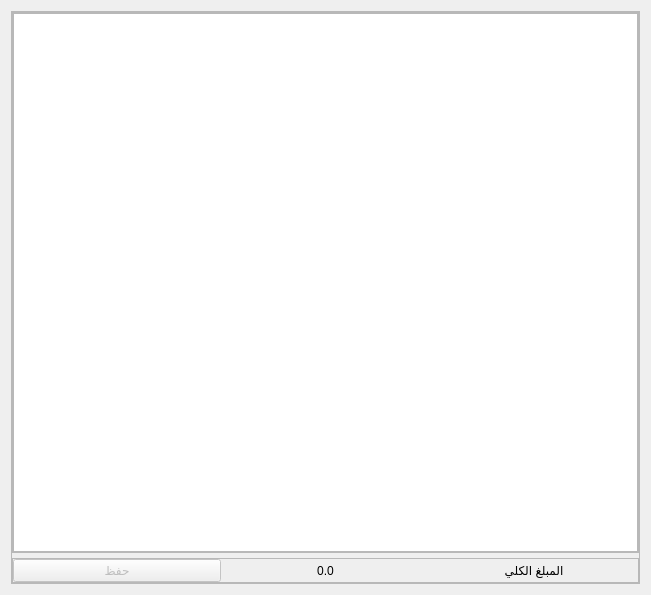
<?xml version="1.0" encoding="UTF-8"?>
<ui version="4.0">
 <class>Form</class>
 <widget class="QWidget" name="Form">
  <property name="geometry">
   <rect>
    <x>0</x>
    <y>0</y>
    <width>651</width>
    <height>595</height>
   </rect>
  </property>
  <property name="minimumSize">
   <size>
    <width>548</width>
    <height>548</height>
   </size>
  </property>
  <property name="windowTitle">
   <string>Form</string>
  </property>
  <property name="layoutDirection">
   <enum>Qt::RightToLeft</enum>
  </property>
  <property name="styleSheet">
   <string notr="true"/>
  </property>
  <property name="locale">
   <locale language="Arabic" country="Egypt"/>
  </property>
  <layout class="QHBoxLayout" name="horizontalLayout">
   <item>
    <widget class="QFrame" name="widgetFrame">
     <property name="frameShape">
      <enum>QFrame::StyledPanel</enum>
     </property>
     <property name="frameShadow">
      <enum>QFrame::Raised</enum>
     </property>
     <layout class="QVBoxLayout" name="verticalLayout">
      <property name="spacing">
       <number>5</number>
      </property>
      <property name="leftMargin">
       <number>0</number>
      </property>
      <property name="topMargin">
       <number>0</number>
      </property>
      <property name="rightMargin">
       <number>0</number>
      </property>
      <property name="bottomMargin">
       <number>0</number>
      </property>
      <item>
       <widget class="QFrame" name="storageFrame">
        <property name="frameShape">
         <enum>QFrame::StyledPanel</enum>
        </property>
        <property name="frameShadow">
         <enum>QFrame::Raised</enum>
        </property>
        <layout class="QVBoxLayout" name="verticalLayout_2">
         <property name="spacing">
          <number>0</number>
         </property>
         <property name="leftMargin">
          <number>0</number>
         </property>
         <property name="topMargin">
          <number>0</number>
         </property>
         <property name="rightMargin">
          <number>0</number>
         </property>
         <property name="bottomMargin">
          <number>0</number>
         </property>
         <item>
          <widget class="QTableWidget" name="storageTableWidget"/>
         </item>
        </layout>
       </widget>
      </item>
      <item>
       <widget class="QFrame" name="totalPriceFrame">
        <property name="frameShape">
         <enum>QFrame::StyledPanel</enum>
        </property>
        <property name="frameShadow">
         <enum>QFrame::Raised</enum>
        </property>
        <layout class="QHBoxLayout" name="horizontalLayout_2">
         <property name="spacing">
          <number>0</number>
         </property>
         <property name="leftMargin">
          <number>0</number>
         </property>
         <property name="topMargin">
          <number>0</number>
         </property>
         <property name="rightMargin">
          <number>0</number>
         </property>
         <property name="bottomMargin">
          <number>0</number>
         </property>
         <item>
          <widget class="QLabel" name="totalPriceLabel">
           <property name="text">
            <string>المبلغ الكلي</string>
           </property>
           <property name="alignment">
            <set>Qt::AlignCenter</set>
           </property>
          </widget>
         </item>
         <item>
          <widget class="QLabel" name="totalPriceValue">
           <property name="text">
            <string>0.0</string>
           </property>
           <property name="alignment">
            <set>Qt::AlignCenter</set>
           </property>
          </widget>
         </item>
         <item>
          <widget class="QPushButton" name="saveButton">
           <property name="enabled">
            <bool>false</bool>
           </property>
           <property name="layoutDirection">
            <enum>Qt::LeftToRight</enum>
           </property>
           <property name="text">
            <string>حفظ</string>
           </property>
           <property name="icon">
            <iconset resource="../assets/resources.qrc">
             <normaloff>:/icons/icons/save.png</normaloff>:/icons/icons/save.png</iconset>
           </property>
          </widget>
         </item>
        </layout>
       </widget>
      </item>
     </layout>
    </widget>
   </item>
  </layout>
 </widget>
 <resources>
  <include location="../assets/resources.qrc"/>
 </resources>
 <connections/>
</ui>
